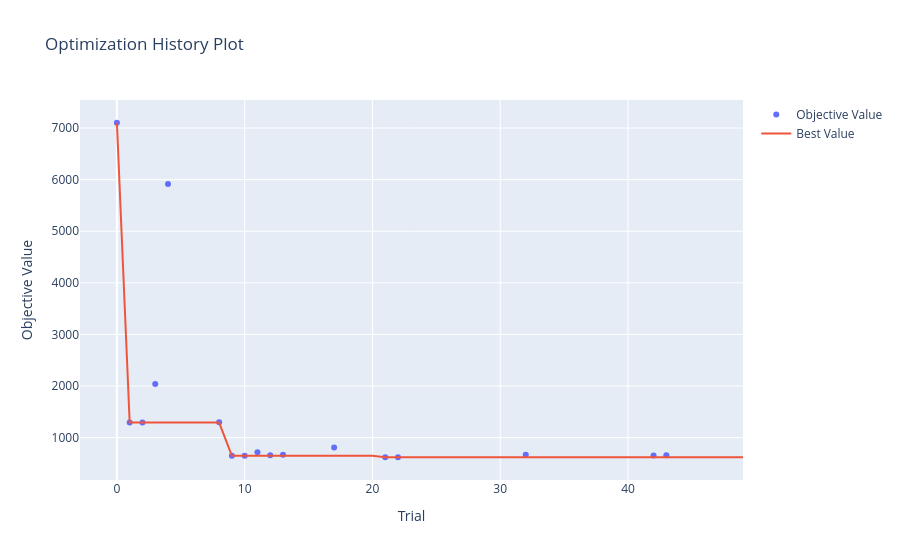

Notebook source saved alongside this figure:
### Code cell
optuna.visualization.plot_optimization_history(study).show()

### Figure 1 — Plotly figure (JSON) as saved in the notebook; plotly's stock layout.template omitted (floating-point values rounded to 4 significant figures)
{"data": [{"mode": "markers", "name": "Objective Value", "type": "scatter", "x": [0, 1, 2, 3, 4, 8, 9, 10, 11, 12, 13, 17, 21, 22, 32, 42, 43], "y": [7102.0, 1292.0, 1291.0, 2038.0, 5915.0, 1298.0, 647.7, 649.5, 715.4, 657.4, 668.6, 806.4, 619.7, 621.2, 668.6, 653.4, 656.7]}, {"mode": "lines", "name": "Best Value", "type": "scatter", "x": [0, 1, 2, 3, 4, 5, 6, 7, 8, 9, 10, 11, 12, 13, 14, 15, 16, 17, 18, 19, 20, 21, 22, 23, 24, 25, 26, 27, 28, 29, 30, 31, 32, 33, 34, 35, 36, 37, 38, 39, 40, 41, 42, 43, 44, 45, 46, 47, 48, 49], "y": [7102.0, 1292.0, 1291.0, 1291.0, 1291.0, 1291.0, 1291.0, 1291.0, 1291.0, 647.7, 647.7, 647.7, 647.7, 647.7, 647.7, 647.7, 647.7, 647.7, 647.7, 647.7, 647.7, 619.7, 619.7, 619.7, 619.7, 619.7, 619.7, 619.7, 619.7, 619.7, 619.7, 619.7, 619.7, 619.7, 619.7, 619.7, 619.7, 619.7, 619.7, 619.7, 619.7, 619.7, 619.7, 619.7, 619.7, 619.7, 619.7, 619.7, 619.7, 619.7]}, {"marker": {"color": "#cccccc"}, "mode": "markers", "name": "Infeasible Trial", "showlegend": false, "type": "scatter", "x": [], "y": []}], "layout": {"title": {"text": "Optimization History Plot"}, "xaxis": {"title": {"text": "Trial"}}, "yaxis": {"title": {"text": "Objective Value"}}}}
